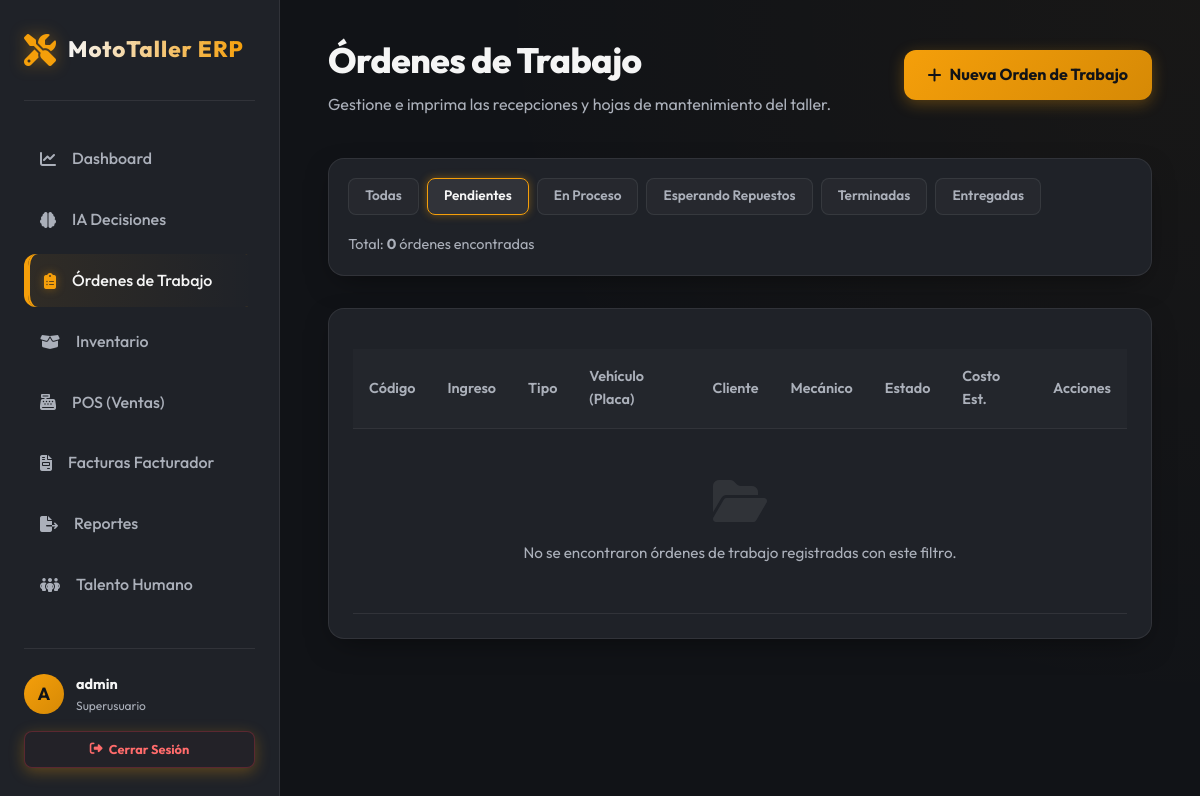
/ordenes/?estado=PENDIENTE (signed in), run on an earlier commit of the app's database.
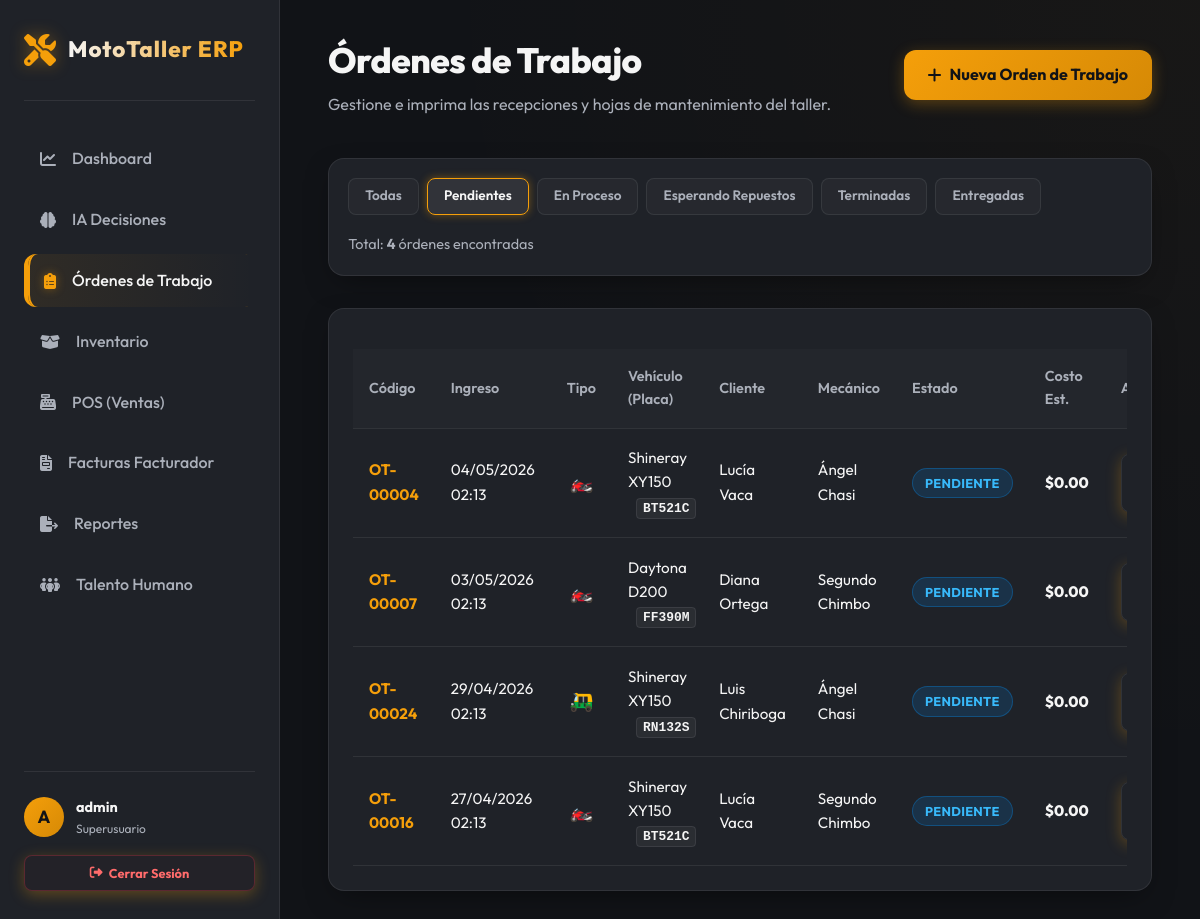
And on a later commit of the database.
### taller/models.py (models this page shows, shortened)
class OrdenTrabajo(models.Model):
    ESTADO_CHOICES = [
        ('PENDIENTE', 'Pendiente'),
        ('EN_PROCESO', 'En Reparación'),
        ('ESPERANDO_REPUESTOS', 'Esperando Repuestos'),
        ('TERMINADO', 'Trabajo Terminado (Por Entregar)'),
        ('ENTREGADO', 'Entregado y Facturado'),
        ('ANULADO', 'Anulado'),
    ]
    codigo_orden = models.CharField("Nº de Orden", max_length=20, unique=True, editable=False)
    vehiculo = models.ForeignKey(Vehiculo, on_delete=models.PROTECT, related_name="ordenes")
    mecanico = models.ForeignKey(Mecanico, on_delete=models.SET_NULL, null=True, blank=True, related_name="ordenes")
    creado_por = models.ForeignKey(User, on_delete=models.SET_NULL, null=True, blank=True, related_name="ordenes_creadas")
    fecha_ingreso = models.DateTimeField("Fecha de Ingreso", auto_now_add=True)
    fecha_prometida = models.DateTimeField("Fecha Prometida de Entrega", blank=True, null=True)
    fecha_entrega = models.DateTimeField("Fecha Real de Entrega", blank=True, null=True)
    facturada = models.BooleanField("Facturada", default=False)
    kilometraje = models.IntegerField("Kilometraje", default=0)
    nivel_combustible = models.CharField("Nivel de Gasolina", max_length=20, default="1/4", help_text="Ej: Vacío, 1/4, 1/2, 3/4, Lleno")
    observaciones_recepcion = models.TextField("Falla Reportada / Observaciones", blank=True)
    checklist_json = models.JSONField("Checklist Visual", default=dict, blank=True, help_text="Almacena estado de accesorios y daños físicos.")
    diagnostico = models.TextField("Diagnóstico Técnico", blank=True)
    mano_obra = models.DecimalField("Costo de Mano de Obra", max_digits=10, decimal_places=2, default=Decimal('0.00'))
    estado = models.CharField(max_length=20, choices=ESTADO_CHOICES, default='PENDIENTE')
    class Meta:
        verbose_name = "Orden de Trabajo"
        verbose_name_plural = "Órdenes de Trabajo"
        ordering = ['-fecha_ingreso']
    @property
    def total_repuestos(self):
        return sum(item.subtotal for item in self.repuestos_utilizados.all())
    @property
    def total_general(self):
        return self.mano_obra + self.total_repuestos

class Vehiculo(models.Model):
    TIPO_CHOICES = [
        ('MOTO', 'Motocicleta'),
        ('TRICIMOTO', 'Tricimoto'),
    ]
    tipo = models.CharField(max_length=15, choices=TIPO_CHOICES, default='MOTO')
    marca = models.CharField("Marca", max_length=50)
    modelo = models.CharField("Modelo", max_length=50)
    anio = models.IntegerField("Año", blank=True, null=True)
    placa = models.CharField("Placa", max_length=15, unique=True, blank=True, null=True)
    numero_motor = models.CharField("Número de Motor", max_length=50, blank=True, null=True)
    numero_chasis = models.CharField("Número de Chasis (VIN)", max_length=50, blank=True, null=True)
    color = models.CharField("Color", max_length=30, blank=True)
    cliente = models.ForeignKey(Cliente, on_delete=models.CASCADE, related_name="vehiculos")
    class Meta:
        verbose_name = "Vehículo"
        verbose_name_plural = "Vehículos"
        ordering = ['marca', 'modelo']

class Cliente(models.Model):
    TIPO_IDENTIFICACION_CHOICES = [
        ('04', 'RUC (Persona Natural/Jurídica)'),
        ('05', 'Cédula de Identidad'),
        ('06', 'Pasaporte'),
        ('07', 'Consumidor Final'),
        ('08', 'Identificación del Exterior'),
    ]
    tipo_identificacion = models.CharField("Tipo Identificación SRI", max_length=2, choices=TIPO_IDENTIFICACION_CHOICES, default='05')
    cedula_ruc = models.CharField(
        "Cédula/RUC/Pasaporte",
        max_length=13,
        unique=True,
        validators=[validar_cedula_ruc_ecuador],
        help_text="Ingrese los 10 dígitos de la cédula, 13 del RUC o identificación."
    )
    nombre = models.CharField("Nombre o Razón Social", max_length=150)
    telefono = models.CharField("Teléfono", max_length=20, blank=True)
    email = models.EmailField("Correo Electrónico", blank=True)
    direccion = models.TextField("Dirección", blank=True)
    class Meta:
        verbose_name = "Cliente"
        verbose_name_plural = "Clientes"
        ordering = ['nombre']

class Mecanico(models.Model):
    ESTADO_CHOICES = [
        ('DISPONIBLE', 'Disponible'),
        ('OCUPADO', 'En reparación'),
        ('INACTIVO', 'No disponible / Ausente'),
    ]
    nombre = models.CharField("Nombre Completo", max_length=100)
    telefono = models.CharField("Teléfono", max_length=20, blank=True)
    estado = models.CharField(max_length=15, choices=ESTADO_CHOICES, default='DISPONIBLE')
    class Meta:
        verbose_name = "Mecánico"
        verbose_name_plural = "Mecánicos"
        ordering = ['nombre']

### taller/views.py (the view, shortened to what this page needs)
        @login_required(login_url='taller:login')
        def _wrapped_view(request, *args, **kwargs):
            if request.user.is_superuser:
                return view_func(request, *args, **kwargs)

### taller/views.py (called while the page is built, shortened)
def role_required(allowed_roles):
    def decorator(view_func):
        @login_required(login_url='taller:login')
        def _wrapped_view(request, *args, **kwargs):
            if request.user.is_superuser:
                return view_func(request, *args, **kwargs)
        return _wrapped_view
    return decorator

@role_required(['OPERATIVO_RECEPCION', 'GERENTE'])
def orden_list(request):
    estado_filtro = request.GET.get('estado', 'ALL')
    if estado_filtro == 'ALL':
        ordenes = OrdenTrabajo.objects.all().order_by('-fecha_ingreso')
    else:
        ordenes = OrdenTrabajo.objects.filter(estado=estado_filtro).order_by('-fecha_ingreso')
    context = {
        'active_page': 'ordenes',
        'ordenes': ordenes,
        'current_filter': estado_filtro,
    }
    return render(request, 'taller/orden_list.html', context)

### taller/templates/taller/orden_list.html (shortened to what the changed rows need)
{% extends 'taller/base.html' %}
{% block content %}
<div class="header-section">
    <div>
        <h1 class="title-main">Órdenes de Trabajo</h1>
    </div>
</div>
<div class="card-premium" style="margin-bottom: 2rem; padding: 1.2rem;">
    <div style="display: flex; justify-content: space-between; align-items: center; flex-wrap: wrap; gap: 1rem;">
        <div>
            <span style="font-size: 0.9rem; color: var(--text-muted);">
                Total: <strong>{{ ordenes|length }}</strong> órdenes encontradas
            </span>
        </div>
    </div>
</div>
<div class="card-premium">
    <div class="table-container">
        <table class="table-premium">
            <thead>
                <tr>
                    <th>Código</th>
                    <th>Ingreso</th>
                    <th>Tipo</th>
                    <th>Vehículo (Placa)</th>
                    <th>Cliente</th>
                    <th>Mecánico</th>
                    <th>Estado</th>
                    <th>Costo Est.</th>
                    <th>Acciones</th>
                </tr>
            </thead>
            <tbody>
                {% for orden in ordenes %}
                <tr>
                    <td style="font-weight: 700; color: var(--primary);">{{ orden.codigo_orden }}</td>
                    <td>{{ orden.fecha_ingreso|date:"d/m/Y H:i" }}</td>
                    <td style="font-size: 1.2rem; text-align: center;">
                        {% if orden.vehiculo.tipo == 'MOTO' %}🏍️{% else %}🛺{% endif %}
                    </td>
                    <td>
                        {{ orden.vehiculo.marca }} {{ orden.vehiculo.modelo }}
                        {% if orden.vehiculo.placa %}
                        <code style="background-color: rgba(255,255,255,0.05); padding: 2px 6px; border-radius: 4px; border: 1px solid var(--border-color); font-size: 0.85em; font-weight: bold; margin-left: 0.5rem;">
                            {{ orden.vehiculo.placa }}
                        </code>
                        {% else %}
                        <span style="color: var(--text-muted); font-size: 0.85em; font-style: italic;">Sin Placa</span>
                        {% endif %}
                    </td>
                    <td>{{ orden.vehiculo.cliente.nombre }}</td>
                    <td>{{ orden.mecanico.nombre|default:"Sin Asignar" }}</td>
                    <td>
                        {% if orden.estado == 'PENDIENTE' %}
                            <span class="badge-status badge-pendiente">Pendiente</span>
                        {% elif orden.estado == 'EN_PROCESO' %}
                            <span class="badge-status badge-proceso">En Reparación</span>
                        {% elif orden.estado == 'ESPERANDO_REPUESTOS' %}
                            <span class="badge-status badge-esperando">Falta Repuesto</span>
                        {% elif orden.estado == 'TERMINADO' %}
                            <span class="badge-status badge-terminado">Terminado</span>
                        {% elif orden.estado == 'ENTREGADO' %}
                            <span class="badge-status badge-entregado">Entregado</span>
                        {% elif orden.estado == 'ANULADO' %}
                            <span class="badge-status badge-entregado" style="background-color: rgba(220,53,69,0.15); color: #ff6b6b;">Anulado</span>
                        {% endif %}
                    </td>
                    <td style="font-weight: 800; color: var(--text-main);">${{ orden.total_general|floatformat:2 }}</td>
                    <td>
                        <div style="display: flex; gap: 0.5rem;">
                            <a href="{% url 'taller:orden_detail' orden.id %}" class="btn-premium btn-secondary-premium" style="padding: 0.4rem 1rem; font-size: 0.85rem; border-radius: 8px; width: 100%; text-align: center; justify-content: center;">
                            </a>
                        </div>
                    </td>
                </tr>
                {% empty %}
                <tr>
                    <td colspan="9" style="text-align: center; color: var(--text-muted); padding: 3rem;">
                        <i class="fa-solid fa-folder-open" style="font-size: 3rem; color: var(--border-color); margin-bottom: 1rem; display: block;"></i>
                        No se encontraron órdenes de trabajo registradas con este filtro.
                    </td>
                </tr>
                {% endfor %}
            </tbody>
        </table>
    </div>
</div>
{% endblock %}

What changed in the data, as far as the page shows it:
added OrdenTrabajo: codigo_orden "OT-00004", fecha_ingreso "04/05/2026 02:13", vehiculo.marca "Shineray", vehiculo.modelo "XY150", vehiculo.placa "BT521C", vehiculo.cliente.nombre "Lucía Vaca", mecanico.nombre "Ángel Chasi", estado "PENDIENTE", total_general "0.00"
added OrdenTrabajo: codigo_orden "OT-00007", fecha_ingreso "03/05/2026 02:13", vehiculo.marca "Daytona", vehiculo.modelo "D200", vehiculo.placa "FF390M", vehiculo.cliente.nombre "Diana Ortega", mecanico.nombre "Segundo Chimbo", estado "PENDIENTE", total_general "0.00"
added OrdenTrabajo: codigo_orden "OT-00024", fecha_ingreso "29/04/2026 02:13", vehiculo.marca "Shineray", vehiculo.modelo "XY150", vehiculo.placa "RN132S", vehiculo.cliente.nombre "Luis Chiriboga", mecanico.nombre "Ángel Chasi", estado "PENDIENTE", total_general "0.00"
added OrdenTrabajo: codigo_orden "OT-00016", fecha_ingreso "27/04/2026 02:13", vehiculo.marca "Shineray", vehiculo.modelo "XY150", vehiculo.placa "BT521C", vehiculo.cliente.nombre "Lucía Vaca", mecanico.nombre "Segundo Chimbo", estado "PENDIENTE", total_general "0.00"
Also different on the page:
{{ ordenes|length }}: "0" → "4"
text no longer shown: "No se encontraron órdenes de trabajo registradas con este filtro."
